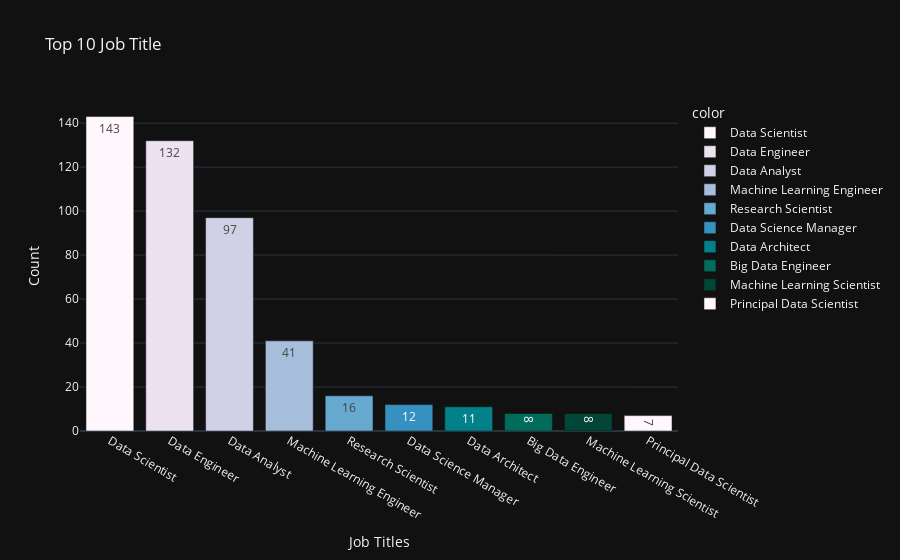

Notebook cell for this chart:
### Markdown cell above
There are 50 job titles in this dataset.

### Code cell
top10_job_titles=df['job_title'].value_counts()[:10]
fig=px.bar(
    y=top10_job_titles.values,
    x=top10_job_titles.index,
    color=top10_job_titles.index,
    color_discrete_sequence=px.colors.sequential.PuBuGn,
    text=top10_job_titles.values,
    template='plotly_dark',
    title='Top 10 Job Title')

fig.update_layout(
    xaxis_title='Job Titles',
    yaxis_title='Count'
)

fig.show()

### Figure 1 — Plotly figure (JSON) as saved in the notebook; plotly's stock layout.template omitted (floating-point values rounded to 4 significant figures)
{"data": [{"alignmentgroup": "True", "hovertemplate": "color=Data Scientist<br>x=%{x}<br>y=%{y}<br>text=%{text}<extra></extra>", "legendgroup": "Data Scientist", "marker": {"color": "rgb(255,247,251)", "pattern": {"shape": ""}}, "name": "Data Scientist", "offsetgroup": "Data Scientist", "orientation": "v", "showlegend": true, "text": [143], "textposition": "auto", "type": "bar", "x": ["Data Scientist"], "xaxis": "x", "y": [143], "yaxis": "y"}, {"alignmentgroup": "True", "hovertemplate": "color=Data Engineer<br>x=%{x}<br>y=%{y}<br>text=%{text}<extra></extra>", "legendgroup": "Data Engineer", "marker": {"color": "rgb(236,226,240)", "pattern": {"shape": ""}}, "name": "Data Engineer", "offsetgroup": "Data Engineer", "orientation": "v", "showlegend": true, "text": [132], "textposition": "auto", "type": "bar", "x": ["Data Engineer"], "xaxis": "x", "y": [132], "yaxis": "y"}, {"alignmentgroup": "True", "hovertemplate": "color=Data Analyst<br>x=%{x}<br>y=%{y}<br>text=%{text}<extra></extra>", "legendgroup": "Data Analyst", "marker": {"color": "rgb(208,209,230)", "pattern": {"shape": ""}}, "name": "Data Analyst", "offsetgroup": "Data Analyst", "orientation": "v", "showlegend": true, "text": [97], "textposition": "auto", "type": "bar", "x": ["Data Analyst"], "xaxis": "x", "y": [97], "yaxis": "y"}, {"alignmentgroup": "True", "hovertemplate": "color=Machine Learning Engineer<br>x=%{x}<br>y=%{y}<br>text=%{text}<extra></extra>", "legendgroup": "Machine Learning Engineer", "marker": {"color": "rgb(166,189,219)", "pattern": {"shape": ""}}, "name": "Machine Learning Engineer", "offsetgroup": "Machine Learning Engineer", "orientation": "v", "showlegend": true, "text": [41], "textposition": "auto", "type": "bar", "x": ["Machine Learning Engineer"], "xaxis": "x", "y": [41], "yaxis": "y"}, {"alignmentgroup": "True", "hovertemplate": "color=Research Scientist<br>x=%{x}<br>y=%{y}<br>text=%{text}<extra></extra>", "legendgroup": "Research Scientist", "marker": {"color": "rgb(103,169,207)", "pattern": {"shape": ""}}, "name": "Research Scientist", "offsetgroup": "Research Scientist", "orientation": "v", "showlegend": true, "text": [16], "textposition": "auto", "type": "bar", "x": ["Research Scientist"], "xaxis": "x", "y": [16], "yaxis": "y"}, {"alignmentgroup": "True", "hovertemplate": "color=Data Science Manager<br>x=%{x}<br>y=%{y}<br>text=%{text}<extra></extra>", "legendgroup": "Data Science Manager", "marker": {"color": "rgb(54,144,192)", "pattern": {"shape": ""}}, "name": "Data Science Manager", "offsetgroup": "Data Science Manager", "orientation": "v", "showlegend": true, "text": [12], "textposition": "auto", "type": "bar", "x": ["Data Science Manager"], "xaxis": "x", "y": [12], "yaxis": "y"}, {"alignmentgroup": "True", "hovertemplate": "color=Data Architect<br>x=%{x}<br>y=%{y}<br>text=%{text}<extra></extra>", "legendgroup": "Data Architect", "marker": {"color": "rgb(2,129,138)", "pattern": {"shape": ""}}, "name": "Data Architect", "offsetgroup": "Data Architect", "orientation": "v", "showlegend": true, "text": [11], "textposition": "auto", "type": "bar", "x": ["Data Architect"], "xaxis": "x", "y": [11], "yaxis": "y"}, {"alignmentgroup": "True", "hovertemplate": "color=Big Data Engineer<br>x=%{x}<br>y=%{y}<br>text=%{text}<extra></extra>", "legendgroup": "Big Data Engineer", "marker": {"color": "rgb(1,108,89)", "pattern": {"shape": ""}}, "name": "Big Data Engineer", "offsetgroup": "Big Data Engineer", "orientation": "v", "showlegend": true, "text": [8], "textposition": "auto", "type": "bar", "x": ["Big Data Engineer"], "xaxis": "x", "y": [8], "yaxis": "y"}, {"alignmentgroup": "True", "hovertemplate": "color=Machine Learning Scientist<br>x=%{x}<br>y=%{y}<br>text=%{text}<extra></extra>", "legendgroup": "Machine Learning Scientist", "marker": {"color": "rgb(1,70,54)", "pattern": {"shape": ""}}, "name": "Machine Learning Scientist", "offsetgroup": "Machine Learning Scientist", "orientation": "v", "showlegend": true, "text": [8], "textposition": "auto", "type": "bar", "x": ["Machine Learning Scientist"], "xaxis": "x", "y": [8], "yaxis": "y"}, {"alignmentgroup": "True", "hovertemplate": "color=Principal Data Scientist<br>x=%{x}<br>y=%{y}<br>text=%{text}<extra></extra>", "legendgroup": "Principal Data Scientist", "marker": {"color": "rgb(255,247,251)", "pattern": {"shape": ""}}, "name": "Principal Data Scientist", "offsetgroup": "Principal Data Scientist", "orientation": "v", "showlegend": true, "text": [7], "textposition": "auto", "type": "bar", "x": ["Principal Data Scientist"], "xaxis": "x", "y": [7], "yaxis": "y"}], "layout": {"barmode": "relative", "legend": {"title": {"text": "color"}, "tracegroupgap": 0}, "title": {"text": "Top 10 Job Title"}, "xaxis": {"anchor": "y", "domain": [0, 1], "title": {"text": "Job Titles"}}, "yaxis": {"anchor": "x", "domain": [0, 1], "title": {"text": "Count"}}}}
